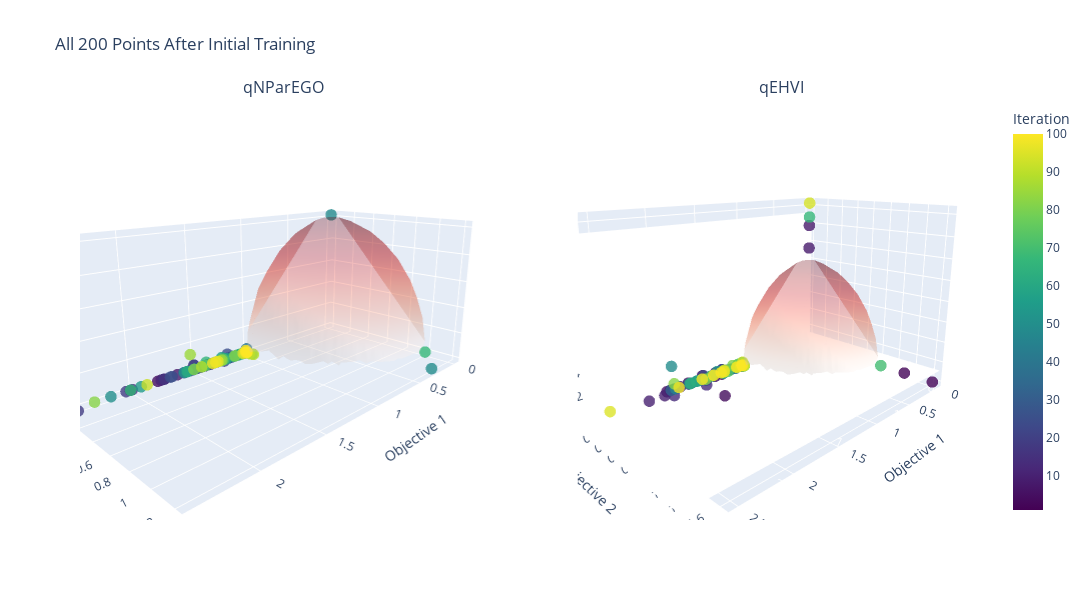

The notebook cell saved with this chart:
### Code cell
# Plot ALL points after initial training
fig = make_subplots(
    rows=1, cols=2,
    specs=[[{'type': 'scatter3d'}, {'type': 'scatter3d'}]],
    subplot_titles=("qNParEGO", "qEHVI")
)

batch_number = torch.cat([
    torch.zeros(n_initial),
    torch.arange(1, N_BATCH + 1).repeat(BATCH_SIZE, 1).t().reshape(-1),
]).numpy()

start_idx = n_initial
end_idx = len(train_obj_true_qparego)

alg_data = [
    (-train_obj_true_qparego[start_idx:end_idx], "qNParEGO"),
    (-train_obj_true_qehvi[start_idx:end_idx], "qEHVI"),
]

for col, (train_obj, name) in enumerate(alg_data, 1):
    obj_np = train_obj.cpu().numpy()

    scatter = go.Scatter3d(
        x=obj_np[:, 0], y=obj_np[:, 1], z=obj_np[:, 2],
        mode='markers',
        marker=dict(
            size=4,
            color=batch_number[start_idx:end_idx],
            colorscale='Viridis',
            opacity=0.8,
            colorbar=dict(title='Iteration') if col == 2 else None
        ),
        name=name,
        hovertemplate="<b>Obj1</b>: %{x:.2f}<br><b>Obj2</b>: %{y:.2f}<br><b>Obj3</b>: %{z:.2f}<extra></extra>"
    )

    fig.add_trace(scatter, row=1, col=col)
    fig.add_trace(pf_surface, row=1, col=col)

# Update layout
fig.update_layout(
    height=600,
    width=1200,
    scene1=dict(
        xaxis_title='Objective 1',
        yaxis_title='Objective 2',
        zaxis_title='Objective 3',
        camera=dict(eye=dict(x=1.5, y=1.5, z=0.6))
    ),
    scene2=dict(
        xaxis_title='Objective 1',
        yaxis_title='Objective 2',
        zaxis_title='Objective 3',
        camera=dict(eye=dict(x=1.5, y=1.5, z=0.6))
    ),
    showlegend=False,
    title_text=f'All {end_idx - start_idx} Points After Initial Training'
)

fig.show()


pio.write_html(fig, 'DTLZ4a candidates.html')

### Figure 1 — Plotly figure (JSON) as saved in the notebook; plotly's stock layout.template omitted (floating-point values rounded to 4 significant figures; data arrays with more than 128 entries replaced by an {"elided": "..."} marker saying what was removed)
{"data": [{"hovertemplate": "<b>Obj1</b>: %{x:.2f}<br><b>Obj2</b>: %{y:.2f}<br><b>Obj3</b>: %{z:.2f}<extra></extra>", "marker": {"color": {"elided": "200 float values"}, "colorscale": [[0, "#440154"], [0.1111, "#482878"], [0.2222, "#3e4989"], [0.3333, "#31688e"], [0.4444, "#26828e"], [0.5556, "#1f9e89"], [0.6667, "#35b779"], [0.7778, "#6ece58"], [0.8889, "#b5de2b"], [1, "#fde725"]], "opacity": 0.8, "size": 4}, "mode": "markers", "name": "qNParEGO", "scene": "scene", "type": "scatter3d", "x": {"elided": "200 float values"}, "y": {"elided": "200 float values"}, "z": {"elided": "200 float values"}}, {"color": "red", "colorscale": [[0, "rgb(255,245,240)"], [0.125, "rgb(254,224,210)"], [0.25, "rgb(252,187,161)"], [0.375, "rgb(252,146,114)"], [0.5, "rgb(251,106,74)"], [0.625, "rgb(239,59,44)"], [0.75, "rgb(203,24,29)"], [0.875, "rgb(165,15,21)"], [1, "rgb(103,0,13)"]], "intensity": {"elided": "1000 float values"}, "name": "Pareto Front", "opacity": 0.3, "scene": "scene", "showscale": false, "type": "mesh3d", "x": {"elided": "1000 float values"}, "y": {"elided": "1000 float values"}, "z": {"elided": "1000 float values"}}, {"hovertemplate": "<b>Obj1</b>: %{x:.2f}<br><b>Obj2</b>: %{y:.2f}<br><b>Obj3</b>: %{z:.2f}<extra></extra>", "marker": {"color": {"elided": "200 float values"}, "colorbar": {"title": {"text": "Iteration"}}, "colorscale": [[0, "#440154"], [0.1111, "#482878"], [0.2222, "#3e4989"], [0.3333, "#31688e"], [0.4444, "#26828e"], [0.5556, "#1f9e89"], [0.6667, "#35b779"], [0.7778, "#6ece58"], [0.8889, "#b5de2b"], [1, "#fde725"]], "opacity": 0.8, "size": 4}, "mode": "markers", "name": "qEHVI", "scene": "scene2", "type": "scatter3d", "x": {"elided": "200 float values"}, "y": {"elided": "200 float values"}, "z": {"elided": "200 float values"}}, {"color": "red", "colorscale": [[0, "rgb(255,245,240)"], [0.125, "rgb(254,224,210)"], [0.25, "rgb(252,187,161)"], [0.375, "rgb(252,146,114)"], [0.5, "rgb(251,106,74)"], [0.625, "rgb(239,59,44)"], [0.75, "rgb(203,24,29)"], [0.875, "rgb(165,15,21)"], [1, "rgb(103,0,13)"]], "intensity": {"elided": "1000 float values"}, "name": "Pareto Front", "opacity": 0.3, "scene": "scene2", "showscale": false, "type": "mesh3d", "x": {"elided": "1000 float values"}, "y": {"elided": "1000 float values"}, "z": {"elided": "1000 float values"}}], "layout": {"annotations": [{"font": {"size": 16}, "showarrow": false, "text": "qNParEGO", "x": 0.225, "xanchor": "center", "xref": "paper", "y": 1, "yanchor": "bottom", "yref": "paper"}, {"font": {"size": 16}, "showarrow": false, "text": "qEHVI", "x": 0.775, "xanchor": "center", "xref": "paper", "y": 1, "yanchor": "bottom", "yref": "paper"}], "height": 600, "scene": {"camera": {"eye": {"x": 1.5, "y": 1.5, "z": 0.6}}, "domain": {"x": [0, 0.45], "y": [0, 1]}, "xaxis": {"title": {"text": "Objective 1"}}, "yaxis": {"title": {"text": "Objective 2"}}, "zaxis": {"title": {"text": "Objective 3"}}}, "scene2": {"camera": {"eye": {"x": 1.5, "y": 1.5, "z": 0.6}}, "domain": {"x": [0.55, 1], "y": [0, 1]}, "xaxis": {"title": {"text": "Objective 1"}}, "yaxis": {"title": {"text": "Objective 2"}}, "zaxis": {"title": {"text": "Objective 3"}}}, "showlegend": false, "title": {"text": "All 200 Points After Initial Training"}, "width": 1200}}
